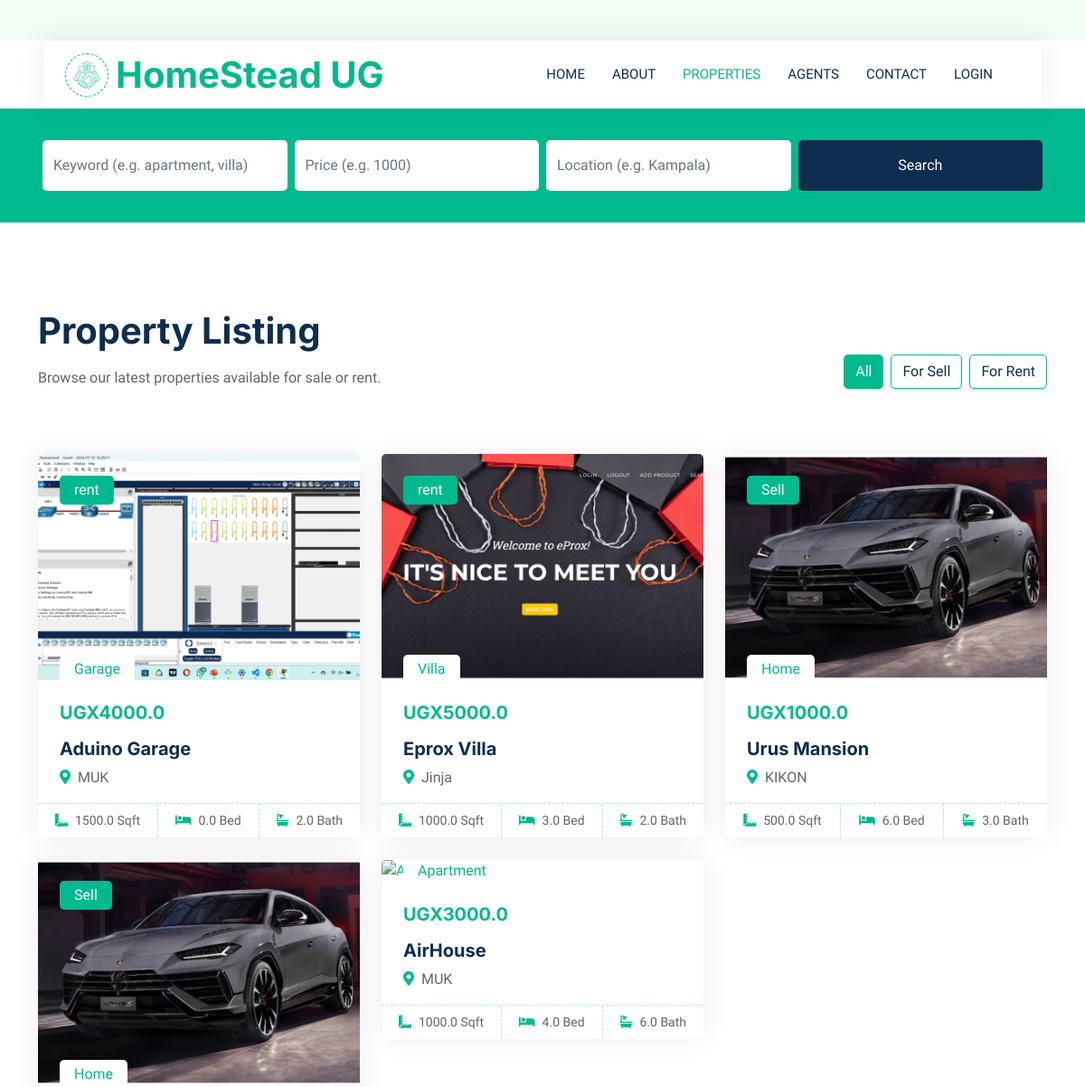
The page /listings/ (upper part) on the database as committed earlier.
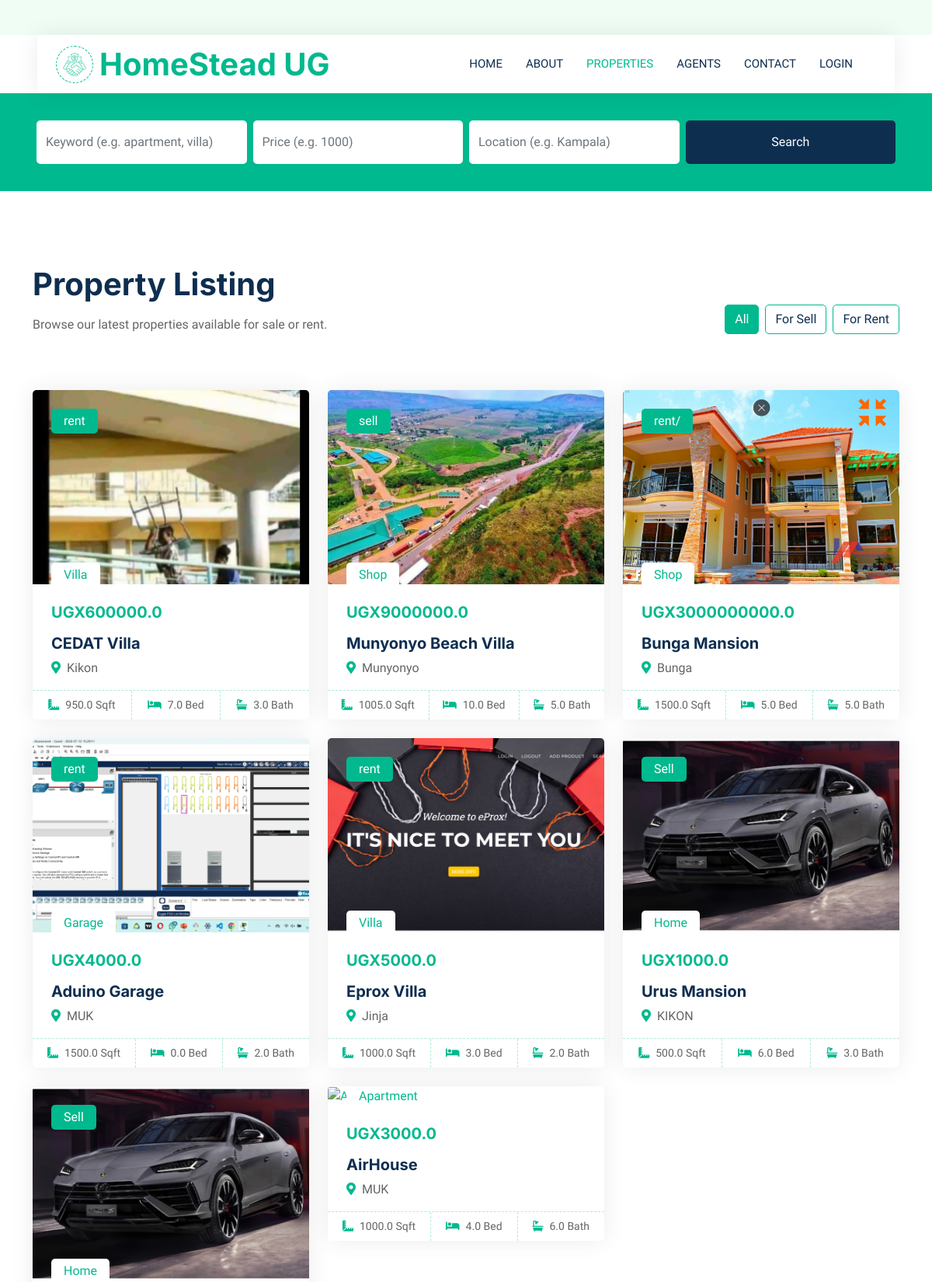
The same page on the database as committed later.
### Home/models.py (models this page shows, shortened)
class Property(models.Model):
    name = models.CharField(max_length=100)
    agent = models.ForeignKey(Agent, on_delete=models.CASCADE, null=True, blank=True)
    price = models.FloatField(null=True)
    type = models.ForeignKey(Type, on_delete=models.CASCADE, default=1)
    picture= models.ImageField(upload_to='uploads/properties/',default=1)
    description = models.TextField(max_length=2000)
    size = models.FloatField(null=True)
    bedrooms = models.FloatField(null=True)
    bathrooms = models.FloatField(null=True)
    location = models.CharField(max_length=100, default='location')
    selrent = models.CharField(max_length=50,default='rent/sell')
    nav_video = models.FileField(
        upload_to="uploads/properties/videos/",
        null=True,
        blank=True
    )

class Type(models.Model):
    name=models.CharField(max_length=50)
    def __str__(self):
         return self.name

### Home/views.py (the view)
# urls.py: path('listings/', views.propertylist, name='listings'),
def propertylist(request):
    all_properties = Property.objects.all().order_by('-id')
    sell_properties = Property.objects.filter(selrent__iexact="Sell").order_by('-id')
    rent_properties = Property.objects.filter(selrent__iexact="Rent").order_by('-id')
    context = {
        "all_properties": all_properties,
        "sell_properties": sell_properties,
        "rent_properties": rent_properties,
    }
    return render(request, "property-list.html", context)

### Home/context_processors.py (called while the page is built)
def is_agent(request):
    if request.user.is_authenticated:
        return {'is_agent': request.user.groups.filter(name="Agents").exists()}
    return {'is_agent': False}

### Home/templates/property-list.html (shortened to what the changed rows need)
{% extends "main.html" %}
{% load static %}
{% block body %}
<div class="container-xxl py-5">
    <div class="container">
        <div class="row g-0 gx-5 align-items-end mb-4">
            <div class="col-lg-6">
                <div class="text-start mx-auto mb-5">
                    <h1 class="mb-3">Property Listing</h1>
                </div>
            </div>
        </div>
        <div class="tab-content">
            <div id="all" class="tab-pane fade show p-0 active">
                <div class="row g-4">
                    {% for property in all_properties %}
                        <div class="col-lg-4 col-md-6 wow fadeInUp" data-wow-delay="{{ forloop.counter0|add:"0.1"|floatformat:1 }}s">
                            <div class="property-item rounded overflow-hidden">
                                <div class="position-relative overflow-hidden">
                                    <a href="{% url 'propertydetail' property.id %}">
                                        <img class="img-fluid"
                                             src="{% if property.picture %}{{ property.picture.url }}{% else %}{% static 'img/property-placeholder.jpg' %}{% endif %}"
                                             alt="{{ property.name }}"  style="width: 100%; height: 250px; object-fit: cover; " >
                                    </a>
                                    <div class="bg-primary rounded text-white position-absolute start-0 top-0 m-4 py-1 px-3">
                                        {{ property.selrent }}
                                    </div>
                                    <div class="bg-white rounded-top text-primary position-absolute start-0 bottom-0 mx-4 pt-1 px-3">
                                        {{ property.type }}
                                    </div>
                                </div>
                                <div class="p-4 pb-0">
                                    <h5 class="text-primary mb-3">UGX{{ property.price }}</h5>
                                    <a class="d-block h5 mb-2" href="{% url 'propertydetail' property.id %}">{{ property.name }}</a>
                                    <p><i class="fa fa-map-marker-alt text-primary me-2"></i>{{ property.location }}</p>
                                </div>
                                <div class="d-flex border-top">
                                    <small class="flex-fill text-center border-end py-2">
                                        <i class="fa fa-ruler-combined text-primary me-2"></i>{{ property.size }} Sqft
                                    </small>
                                    <small class="flex-fill text-center border-end py-2">
                                        <i class="fa fa-bed text-primary me-2"></i>{{ property.bedrooms }} Bed
                                    </small>
                                    <small class="flex-fill text-center py-2">
                                        <i class="fa fa-bath text-primary me-2"></i>{{ property.bathrooms }} Bath
                                    </small>
                                </div>
                            </div>
                        </div>
                    {% empty %}
                        <p>No properties found.</p>
                    {% endfor %}
                </div>
            </div>
        </div>
    </div>
</div>
{% endblock body %}

Rows that differ between the two databases and show on the page:
added Property: picture (picture), selrent "rent", type "Villa", price "600000.0", name "CEDAT Villa", location "Kikon", size "950.0", bedrooms "7.0", bathrooms "3.0"
added Property: picture (picture), selrent "sell", type "Shop", price "9000000.0", name "Munyonyo Beach Villa", location "Munyonyo", size "1005.0", bedrooms "10.0", bathrooms "5.0"
added Property: picture (picture), selrent "rent/", type "Shop", price "3000000000.0", name "Bunga Mansion", location "Bunga", size "1500.0", bedrooms "5.0", bathrooms "5.0"
